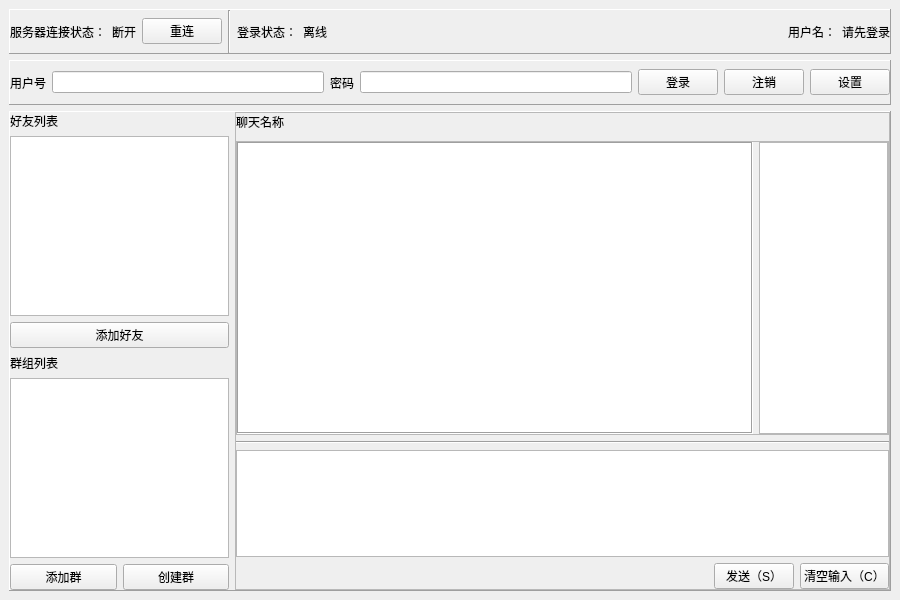
<?xml version="1.0" encoding="UTF-8"?>
<ui version="4.0">
 <class>MainWindow</class>
 <widget class="QMainWindow" name="MainWindow">
  <property name="geometry">
   <rect>
    <x>0</x>
    <y>0</y>
    <width>900</width>
    <height>600</height>
   </rect>
  </property>
  <property name="windowTitle">
   <string>ChatClient-V0.1</string>
  </property>
  <widget class="QWidget" name="centralwidget">
   <layout class="QVBoxLayout" name="verticalLayout_6">
    <property name="leftMargin">
     <number>9</number>
    </property>
    <property name="topMargin">
     <number>9</number>
    </property>
    <property name="rightMargin">
     <number>9</number>
    </property>
    <property name="bottomMargin">
     <number>9</number>
    </property>
    <item>
     <widget class="QFrame" name="frame">
      <property name="sizePolicy">
       <sizepolicy hsizetype="Preferred" vsizetype="Expanding">
        <horstretch>0</horstretch>
        <verstretch>1</verstretch>
       </sizepolicy>
      </property>
      <property name="frameShape">
       <enum>QFrame::NoFrame</enum>
      </property>
      <property name="frameShadow">
       <enum>QFrame::Raised</enum>
      </property>
      <layout class="QVBoxLayout" name="verticalLayout_7">
       <property name="leftMargin">
        <number>0</number>
       </property>
       <property name="topMargin">
        <number>0</number>
       </property>
       <property name="rightMargin">
        <number>0</number>
       </property>
       <property name="bottomMargin">
        <number>0</number>
       </property>
       <item>
        <widget class="QFrame" name="frame_3">
         <property name="frameShape">
          <enum>QFrame::Panel</enum>
         </property>
         <property name="frameShadow">
          <enum>QFrame::Raised</enum>
         </property>
         <layout class="QHBoxLayout" name="horizontalLayout">
          <property name="leftMargin">
           <number>0</number>
          </property>
          <property name="topMargin">
           <number>0</number>
          </property>
          <property name="rightMargin">
           <number>0</number>
          </property>
          <property name="bottomMargin">
           <number>0</number>
          </property>
          <item>
           <widget class="QLabel" name="label_5">
            <property name="text">
             <string>服务器连接状态：</string>
            </property>
           </widget>
          </item>
          <item>
           <widget class="QLabel" name="lb_serverstate">
            <property name="text">
             <string>断开</string>
            </property>
           </widget>
          </item>
          <item>
           <widget class="QPushButton" name="pb_connserver">
            <property name="text">
             <string>重连</string>
            </property>
           </widget>
          </item>
          <item>
           <widget class="Line" name="line">
            <property name="orientation">
             <enum>Qt::Vertical</enum>
            </property>
           </widget>
          </item>
          <item>
           <widget class="QLabel" name="label_4">
            <property name="text">
             <string>登录状态：</string>
            </property>
           </widget>
          </item>
          <item>
           <widget class="QLabel" name="lb_loginstate">
            <property name="text">
             <string>离线</string>
            </property>
           </widget>
          </item>
          <item>
           <spacer name="horizontalSpacer">
            <property name="orientation">
             <enum>Qt::Horizontal</enum>
            </property>
            <property name="sizeHint" stdset="0">
             <size>
              <width>40</width>
              <height>20</height>
             </size>
            </property>
           </spacer>
          </item>
          <item>
           <widget class="QLabel" name="label_2">
            <property name="text">
             <string>用户名：</string>
            </property>
           </widget>
          </item>
          <item>
           <widget class="QLabel" name="lb_username">
            <property name="text">
             <string>请先登录</string>
            </property>
           </widget>
          </item>
         </layout>
        </widget>
       </item>
       <item>
        <widget class="QFrame" name="frame_4">
         <property name="frameShape">
          <enum>QFrame::Panel</enum>
         </property>
         <property name="frameShadow">
          <enum>QFrame::Raised</enum>
         </property>
         <layout class="QHBoxLayout" name="horizontalLayout_2">
          <property name="leftMargin">
           <number>0</number>
          </property>
          <property name="topMargin">
           <number>0</number>
          </property>
          <property name="rightMargin">
           <number>0</number>
          </property>
          <property name="bottomMargin">
           <number>0</number>
          </property>
          <item>
           <widget class="QLabel" name="label_7">
            <property name="text">
             <string>用户号</string>
            </property>
           </widget>
          </item>
          <item>
           <widget class="QLineEdit" name="le_userid"/>
          </item>
          <item>
           <widget class="QLabel" name="label_8">
            <property name="text">
             <string>密码</string>
            </property>
           </widget>
          </item>
          <item>
           <widget class="QLineEdit" name="le_pwd">
            <property name="echoMode">
             <enum>QLineEdit::Password</enum>
            </property>
           </widget>
          </item>
          <item>
           <widget class="QPushButton" name="pb_login">
            <property name="text">
             <string>登录</string>
            </property>
           </widget>
          </item>
          <item>
           <widget class="QPushButton" name="pb_logout">
            <property name="text">
             <string>注销</string>
            </property>
           </widget>
          </item>
          <item>
           <widget class="QPushButton" name="pb_setting">
            <property name="text">
             <string>设置</string>
            </property>
           </widget>
          </item>
         </layout>
        </widget>
       </item>
      </layout>
     </widget>
    </item>
    <item>
     <widget class="QFrame" name="frame_2">
      <property name="sizePolicy">
       <sizepolicy hsizetype="Preferred" vsizetype="Expanding">
        <horstretch>0</horstretch>
        <verstretch>5</verstretch>
       </sizepolicy>
      </property>
      <property name="frameShape">
       <enum>QFrame::Panel</enum>
      </property>
      <property name="frameShadow">
       <enum>QFrame::Raised</enum>
      </property>
      <layout class="QHBoxLayout" name="horizontalLayout_6">
       <property name="leftMargin">
        <number>0</number>
       </property>
       <property name="topMargin">
        <number>0</number>
       </property>
       <property name="rightMargin">
        <number>0</number>
       </property>
       <property name="bottomMargin">
        <number>0</number>
       </property>
       <item>
        <widget class="QFrame" name="frame_8">
         <property name="sizePolicy">
          <sizepolicy hsizetype="Expanding" vsizetype="Preferred">
           <horstretch>1</horstretch>
           <verstretch>0</verstretch>
          </sizepolicy>
         </property>
         <property name="frameShape">
          <enum>QFrame::NoFrame</enum>
         </property>
         <property name="frameShadow">
          <enum>QFrame::Raised</enum>
         </property>
         <layout class="QVBoxLayout" name="verticalLayout_3">
          <property name="leftMargin">
           <number>0</number>
          </property>
          <property name="topMargin">
           <number>0</number>
          </property>
          <property name="rightMargin">
           <number>0</number>
          </property>
          <property name="bottomMargin">
           <number>0</number>
          </property>
          <item>
           <widget class="QFrame" name="frame_5">
            <property name="frameShape">
             <enum>QFrame::NoFrame</enum>
            </property>
            <property name="frameShadow">
             <enum>QFrame::Raised</enum>
            </property>
            <layout class="QVBoxLayout" name="verticalLayout_2">
             <property name="leftMargin">
              <number>0</number>
             </property>
             <property name="topMargin">
              <number>0</number>
             </property>
             <property name="rightMargin">
              <number>0</number>
             </property>
             <property name="bottomMargin">
              <number>0</number>
             </property>
             <item>
              <widget class="QLabel" name="label_9">
               <property name="text">
                <string>好友列表</string>
               </property>
              </widget>
             </item>
             <item>
              <widget class="QListWidget" name="lv_friend"/>
             </item>
             <item>
              <widget class="QPushButton" name="pb_addfriend">
               <property name="text">
                <string>添加好友</string>
               </property>
              </widget>
             </item>
            </layout>
           </widget>
          </item>
          <item>
           <widget class="QFrame" name="frame_6">
            <property name="frameShape">
             <enum>QFrame::NoFrame</enum>
            </property>
            <property name="frameShadow">
             <enum>QFrame::Raised</enum>
            </property>
            <layout class="QVBoxLayout" name="verticalLayout">
             <property name="leftMargin">
              <number>0</number>
             </property>
             <property name="topMargin">
              <number>0</number>
             </property>
             <property name="rightMargin">
              <number>0</number>
             </property>
             <property name="bottomMargin">
              <number>0</number>
             </property>
             <item>
              <widget class="QLabel" name="label_10">
               <property name="text">
                <string>群组列表</string>
               </property>
              </widget>
             </item>
             <item>
              <widget class="QListWidget" name="lv_group"/>
             </item>
             <item>
              <widget class="QFrame" name="frame_7">
               <property name="frameShape">
                <enum>QFrame::NoFrame</enum>
               </property>
               <property name="frameShadow">
                <enum>QFrame::Raised</enum>
               </property>
               <layout class="QHBoxLayout" name="horizontalLayout_3">
                <property name="leftMargin">
                 <number>0</number>
                </property>
                <property name="topMargin">
                 <number>0</number>
                </property>
                <property name="rightMargin">
                 <number>0</number>
                </property>
                <property name="bottomMargin">
                 <number>0</number>
                </property>
                <item>
                 <widget class="QPushButton" name="pb_addgroup">
                  <property name="text">
                   <string>添加群</string>
                  </property>
                 </widget>
                </item>
                <item>
                 <widget class="QPushButton" name="pb_creategroup">
                  <property name="text">
                   <string>创建群</string>
                  </property>
                 </widget>
                </item>
               </layout>
              </widget>
             </item>
            </layout>
           </widget>
          </item>
         </layout>
        </widget>
       </item>
       <item>
        <widget class="QFrame" name="frame_9">
         <property name="sizePolicy">
          <sizepolicy hsizetype="Expanding" vsizetype="Preferred">
           <horstretch>3</horstretch>
           <verstretch>0</verstretch>
          </sizepolicy>
         </property>
         <property name="frameShape">
          <enum>QFrame::StyledPanel</enum>
         </property>
         <property name="frameShadow">
          <enum>QFrame::Raised</enum>
         </property>
         <layout class="QVBoxLayout" name="verticalLayout_5">
          <property name="leftMargin">
           <number>0</number>
          </property>
          <property name="topMargin">
           <number>0</number>
          </property>
          <property name="rightMargin">
           <number>0</number>
          </property>
          <property name="bottomMargin">
           <number>0</number>
          </property>
          <item>
           <widget class="QFrame" name="frame_11">
            <property name="sizePolicy">
             <sizepolicy hsizetype="Preferred" vsizetype="Expanding">
              <horstretch>0</horstretch>
              <verstretch>3</verstretch>
             </sizepolicy>
            </property>
            <property name="frameShape">
             <enum>QFrame::NoFrame</enum>
            </property>
            <property name="frameShadow">
             <enum>QFrame::Raised</enum>
            </property>
            <layout class="QVBoxLayout" name="verticalLayout_4">
             <property name="spacing">
              <number>10</number>
             </property>
             <property name="leftMargin">
              <number>0</number>
             </property>
             <property name="topMargin">
              <number>0</number>
             </property>
             <property name="rightMargin">
              <number>0</number>
             </property>
             <property name="bottomMargin">
              <number>0</number>
             </property>
             <item>
              <widget class="QLabel" name="label_11">
               <property name="text">
                <string>聊天名称</string>
               </property>
              </widget>
             </item>
             <item>
              <widget class="QFrame" name="frame_12">
               <property name="frameShape">
                <enum>QFrame::StyledPanel</enum>
               </property>
               <property name="frameShadow">
                <enum>QFrame::Raised</enum>
               </property>
               <layout class="QHBoxLayout" name="horizontalLayout_5">
                <property name="leftMargin">
                 <number>0</number>
                </property>
                <property name="topMargin">
                 <number>0</number>
                </property>
                <property name="rightMargin">
                 <number>0</number>
                </property>
                <property name="bottomMargin">
                 <number>0</number>
                </property>
                <item>
                 <widget class="QTextBrowser" name="tb_allmsg">
                  <property name="sizePolicy">
                   <sizepolicy hsizetype="Expanding" vsizetype="Expanding">
                    <horstretch>4</horstretch>
                    <verstretch>1</verstretch>
                   </sizepolicy>
                  </property>
                  <property name="frameShape">
                   <enum>QFrame::Box</enum>
                  </property>
                 </widget>
                </item>
                <item>
                 <widget class="QTextBrowser" name="tb_allmsg_2">
                  <property name="sizePolicy">
                   <sizepolicy hsizetype="Expanding" vsizetype="Expanding">
                    <horstretch>1</horstretch>
                    <verstretch>1</verstretch>
                   </sizepolicy>
                  </property>
                 </widget>
                </item>
               </layout>
              </widget>
             </item>
            </layout>
           </widget>
          </item>
          <item>
           <widget class="Line" name="line_2">
            <property name="orientation">
             <enum>Qt::Horizontal</enum>
            </property>
           </widget>
          </item>
          <item>
           <widget class="QTextEdit" name="te_sendmsg">
            <property name="sizePolicy">
             <sizepolicy hsizetype="Expanding" vsizetype="Expanding">
              <horstretch>0</horstretch>
              <verstretch>1</verstretch>
             </sizepolicy>
            </property>
           </widget>
          </item>
          <item>
           <widget class="QFrame" name="frame_10">
            <property name="frameShape">
             <enum>QFrame::NoFrame</enum>
            </property>
            <property name="frameShadow">
             <enum>QFrame::Raised</enum>
            </property>
            <layout class="QHBoxLayout" name="horizontalLayout_4">
             <property name="leftMargin">
              <number>0</number>
             </property>
             <property name="topMargin">
              <number>0</number>
             </property>
             <property name="rightMargin">
              <number>0</number>
             </property>
             <property name="bottomMargin">
              <number>0</number>
             </property>
             <item>
              <spacer name="horizontalSpacer_2">
               <property name="orientation">
                <enum>Qt::Horizontal</enum>
               </property>
               <property name="sizeHint" stdset="0">
                <size>
                 <width>40</width>
                 <height>20</height>
                </size>
               </property>
              </spacer>
             </item>
             <item>
              <widget class="QPushButton" name="pb_sendmsg">
               <property name="text">
                <string>发送（S）</string>
               </property>
              </widget>
             </item>
             <item>
              <widget class="QPushButton" name="pb_clearmsg">
               <property name="text">
                <string>清空输入（C）</string>
               </property>
              </widget>
             </item>
            </layout>
           </widget>
          </item>
         </layout>
        </widget>
       </item>
      </layout>
     </widget>
    </item>
   </layout>
  </widget>
 </widget>
 <resources/>
 <connections/>
</ui>
